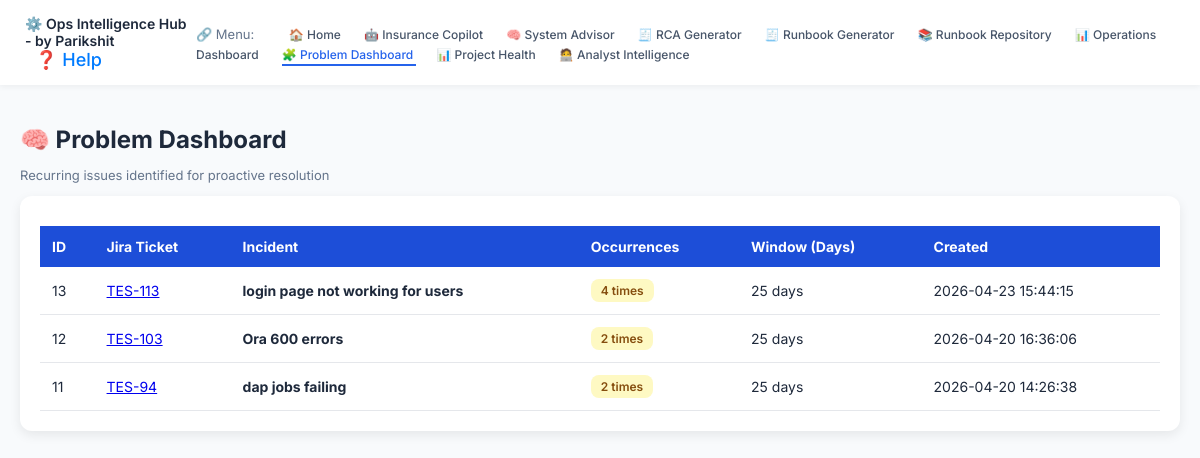
The app's page /problem_dashboard, older data.
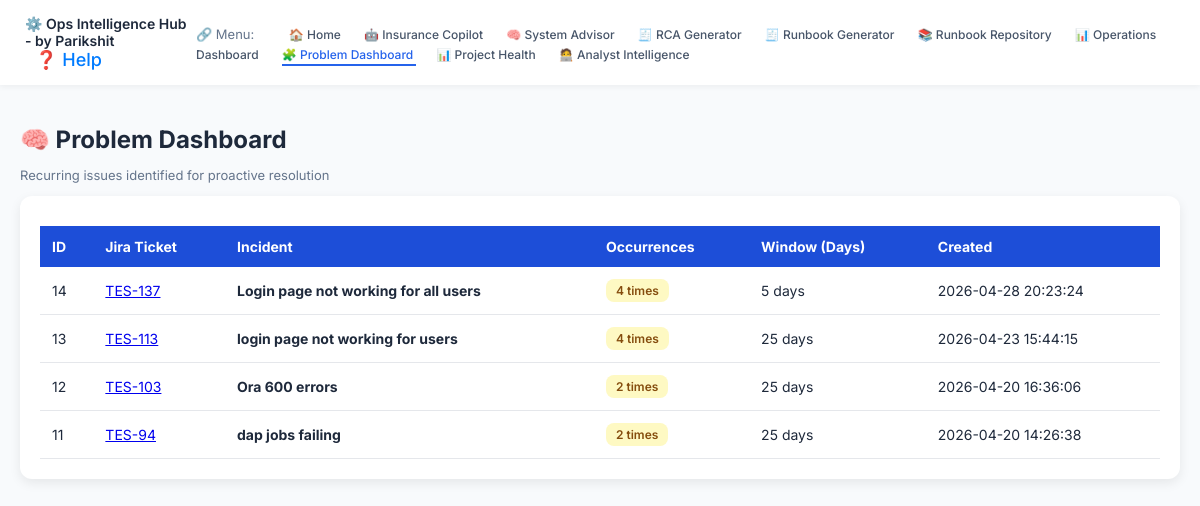
The same page, newer data.
### tables this page shows
CREATE TABLE "ProblemTickets" (
	"id"	INTEGER,
	"incident"	TEXT,
	"occurrence_count"	INTEGER,
	"window_days"	INTEGER,
	"created_at"	TEXT,
	"jira_ticket_id"	TEXT,
	"assigned_to"	TEXT,
	PRIMARY KEY("id" AUTOINCREMENT)
);

### ticket_dashboard.py (the view)
    @app.route("/problem_dashboard")
    def problem_dashboard():
        conn = sqlite3.connect(DB_NAME)
        cursor = conn.cursor()
        cursor.execute("""
            SELECT id, incident, occurrence_count, window_days, created_at, jira_ticket_id
            FROM ProblemTickets
            ORDER BY created_at DESC
        """)
        rows = cursor.fetchall()
        conn.close()
        problems = []
        for r in rows:
            problems.append({
                "id": r[0],
                "incident": r[1],
                "count": r[2],
                "window": r[3],
                "created": r[4],
                "jira_ticket_id": r[5]
            })
        return render_template(
            "problem_dashboard.html",
            problems=problems,
            active_page="problem"
        )

### pcAnalyser.py (called while the page is built)
@app.context_processor
def inject_global_vars():
    return dict(app_owner="Parikshit")

### templates/problem_dashboard.html (shortened to what this page needs)
{% extends "base.html" %}
{% block content %}
<h2>🧠 Problem Dashboard</h2>
<p class="subtle">Recurring issues identified for proactive resolution</p>
<div class="card">
    {% if problems %}
    <table>
        <thead>
            <tr>
                <th>ID</th>
                <th>Jira Ticket</th>
                <th>Incident</th>
                <th>Occurrences</th>
                <th>Window (Days)</th>
                <th>Created</th>
            </tr>
        </thead>
        <tbody>
            {% for p in problems %}
            <tr>
                <td>{{ p.id }}</td>
                <td>
                    {% if p.jira_ticket_id %}
                        <a href="https://parikshit-pathak.atlassian.net/browse/{{ p.jira_ticket_id }}" target="_blank">
                            {{ p.jira_ticket_id }}
                        </a>
                    {% else %}
                        -
                    {% endif %}
                </td>
                <td>
                    <strong>{{ p.incident }}</strong>
                </td>
                <td>
                    <span class="badge badge-yellow">
                        {{ p.count }} times
                    </span>
                </td>
                <td>{{ p.window }} days</td>
                <td>{{ p.created }}</td>
            </tr>
            {% endfor %}
        </tbody>
    </table>
    {% else %}
        <p class="subtle">No problem tickets identified yet</p>
    {% endif %}
</div>
{% endblock %}

Row changes from the older to the newer data that the page shows:
added ProblemTickets: id "14", jira_ticket_id "TES-137", incident "Login page not working for all users", count "4", window "5", created "2026-04-28 20:23:24"
